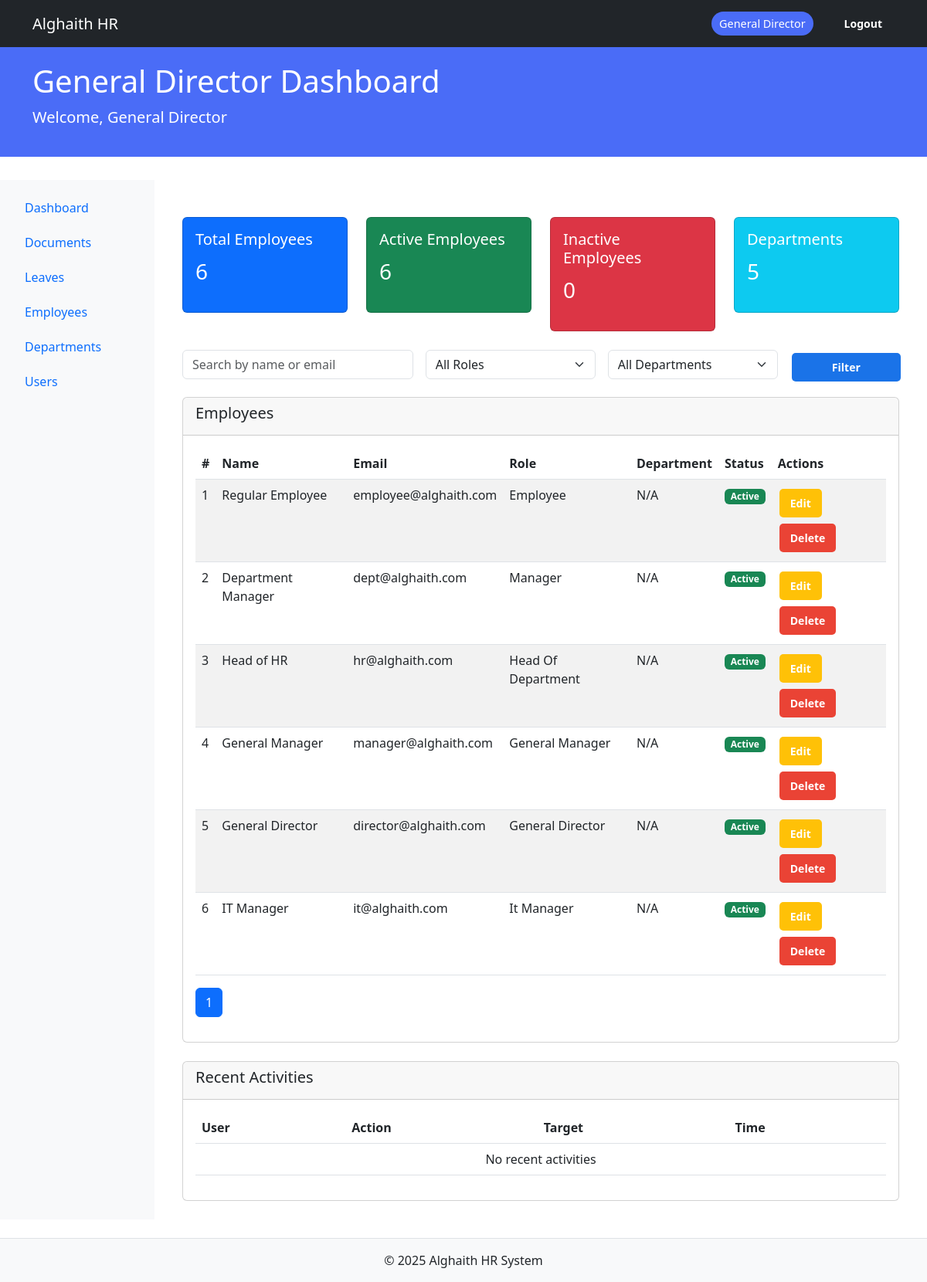
/dashboard/general_director (signed in), run on the app's committed database.
### core/models.py (models this page shows, shortened)
class User(db.Model, UserMixin):
    __tablename__ = 'users'
    id = db.Column(db.Integer, primary_key=True)
    email = db.Column(db.String(120), unique=True, nullable=False, index=True)
    password_hash = db.Column(db.String(200), nullable=False)
    name = db.Column(db.String(100), nullable=False)
    role = db.Column(db.String(50), nullable=False)   # General Director, IT Manager, etc.
    avatar = db.Column(db.String(255), nullable=True)  # <-- updated: now nullable and bigger
    access_code = db.Column(db.String(20), unique=True, nullable=False)
    employee_id = db.Column(db.Integer, db.ForeignKey('employees.id'))  # Link to Employee
    created_at = db.Column(db.DateTime, default=datetime.utcnow)
    last_login = db.Column(db.DateTime)
    login_count = db.Column(db.Integer, default=0)
    is_active = db.Column(db.Boolean, default=True, nullable=False)
    employee = db.relationship('Employee', back_populates='user', uselist=False)
    documents = db.relationship('UserDocument', back_populates='user', cascade="all, delete-orphan")
    folders_created = db.relationship('Folder', back_populates='creator', cascade="all, delete-orphan")
    activities = db.relationship('ActivityLog', back_populates='user', cascade="all, delete-orphan")
    approved_requests = db.relationship('LeaveRequest', back_populates='approver', foreign_keys='LeaveRequest.approver_id')
    @property
    def is_authenticated(self):
        return True

### modules/dashboard/routes.py (the view)
@dashboard_bp.route('/general_director')
@login_required
@role_required(['general_director'])
def director_dashboard():
    q = (request.args.get('q') or '').strip()
    role_filter = (request.args.get('role') or '').strip()
    dept_filter = (request.args.get('department') or '').strip()
    page = max(int(request.args.get('page', 1)), 1)
    per_page = 10
    query = User.query
    if q:
        query = query.filter(or_(User.name.ilike(f"%{q}%"), User.email.ilike(f"%{q}%")))
    if role_filter:
        query = query.filter(User.role == role_filter)
    if dept_filter:
        try:
            dept_id = int(dept_filter)
            query = query.filter(User.department_id == dept_id)
        except ValueError:
            pass
    total = query.count()
    employees = query.order_by(User.created_at.desc()).limit(per_page).offset((page-1)*per_page).all()
    departments = Department.query.order_by(Department.name).all()
    active_count = User.query.filter_by(is_active=True).count()
    inactive_count = total - active_count
    user_counts = {"active": active_count, "inactive": inactive_count}
    recent_activities = ActivityLog.query.order_by(ActivityLog.timestamp.desc()).limit(10).all()
    return render_template(
        'dashboard/general_director.html',
        user=current_user,
        user_list=employees,
        total=total,
        page=page,
        per_page=per_page,
        departments=departments,
        q=q,
        role_filter=role_filter,
        dept_filter=dept_filter,
        user_counts=user_counts,
        new_users_count=User.query.filter(User.created_at >= (datetime.utcnow()-timedelta(days=7))).count(),
        inactive_users_count=inactive_count,
        recent_activities=recent_activities
    )

### modules/auth/forms.py
class LogoutForm(FlaskForm):
    submit = SubmitField('Logout')

### app.py (called while the page is built)
def create_app():
    app = Flask(__name__)
    env = os.environ.get('FLASK_ENV', 'development')
    if env == 'production':
        app.config.from_object('config.ProductionConfig')
    else:
        app.config.from_object('config.DevelopmentConfig')
    db.init_app(app)
    migrate.init_app(app, db)
    login_manager.init_app(app)
    login_manager.login_view = 'auth.login'
    csrf = CSRFProtect()
    csrf.init_app(app)
    app.config['SECRET_KEY'] = app.config.get('SECRET_KEY') or 'mqM_nXhDHOYlb0T8E9bT4c7XCLiDImpINnVHFmCLR-Q'
    from modules.auth.forms import LogoutForm
    @app.context_processor
    def inject_logout_form():
        return dict(logout_form=LogoutForm())
    register_blueprints(app)
    with app.app_context():
        db.create_all()
        initialize_database()
    return app

@login_manager.user_loader
def load_user(user_id):
    from core.models import User
    return db.session.get(User, int(user_id))

### templates/dashboard/general_director.html (shortened to what this page needs)
{% extends "dashboard/base_dashboard.html" %}
{% block dashboard_title %}General Director Dashboard{% endblock %}
{% block dashboard_content %}
<div class="container-fluid mt-4">
    <div class="row mb-4">
        <div class="col-md-3">
            <div class="card text-white bg-primary">
                <div class="card-body">
                    <h5>Total Employees</h5>
                    <p class="fs-3">{{ total }}</p>
                </div>
            </div>
        </div>
        <div class="col-md-3">
            <div class="card text-white bg-success">
                <div class="card-body">
                    <h5>Active Employees</h5>
                    <p class="fs-3">{{ user_counts.active }}</p>
                </div>
            </div>
        </div>
        <div class="col-md-3">
            <div class="card text-white bg-danger">
                <div class="card-body">
                    <h5>Inactive Employees</h5>
                    <p class="fs-3">{{ inactive_users_count }}</p>
                </div>
            </div>
        </div>
        <div class="col-md-3">
            <div class="card text-white bg-info">
                <div class="card-body">
                    <h5>Departments</h5>
                    <p class="fs-3">{{ departments|length }}</p>
                </div>
            </div>
        </div>
    </div>
    <form method="GET" class="row g-3 mb-3">
        <div class="col-md-4">
            <input type="text" name="q" class="form-control" placeholder="Search by name or email" value="{{ q }}">
        </div>
        <div class="col-md-3">
            <select name="role" class="form-select">
                <option value="">All Roles</option>
            </select>
        </div>
        <div class="col-md-3">
            <select name="department" class="form-select">
                <option value="">All Departments</option>
            </select>
        </div>
        <div class="col-md-2">
            <button class="btn btn-primary w-100">Filter</button>
        </div>
    </form>
    <div class="card mb-4">
        <div class="card-header">
            <h5>Employees</h5>
        </div>
        <div class="card-body table-responsive">
            {% if user_list %}
            <table class="table table-striped table-hover">
                <thead>
                    <tr>
                        <th>#</th>
                        <th>Name</th>
                        <th>Email</th>
                        <th>Role</th>
                        <th>Department</th>
                        <th>Status</th>
                        <th>Actions</th>
                    </tr>
                </thead>
                <tbody>
                    {% for user in user_list %}
                    <tr>
                        <td>{{ loop.index + (page-1)*per_page }}</td>
                        <td>{{ user.name }}</td>
                        <td>{{ user.email }}</td>
                        <td>{{ user.role|replace('_',' ')|title }}</td>
                        <td>{{ user.department.name if user.department else 'N/A' }}</td>
                        <td>
                            {% if user.is_active %}
                                <span class="badge bg-success">Active</span>
                            {% else %}
                                <span class="badge bg-danger">Inactive</span>
                            {% endif %}
                        </td>
                        <td>
                            <a href="{{ url_for('dashboard.employee_edit', id=user.id) }}" class="btn btn-sm btn-warning">Edit</a>
                            <form action="{{ url_for('dashboard.employee_delete', id=user.id) }}" method="POST" style="display:inline;">
                                <button class="btn btn-sm btn-danger">Delete</button>
                            </form>
                        </td>
                    </tr>
                    {% endfor %}
                </tbody>
            </table>
            <nav>
                <ul class="pagination">
                    {% for p in range(1, (total // per_page) + 2) %}
                    <li class="page-item {% if p==page %}active{% endif %}">
                        <a class="page-link" href="?page={{ p }}&q={{ q }}&role={{ role_filter }}&department={{ dept_filter }}">{{ p }}</a>
                    </li>
                    {% endfor %}
                </ul>
            </nav>
            {% else %}
            <p class="text-muted">No employees found.</p>
            {% endif %}
        </div>
    </div>
    <div class="card">
        <div class="card-header">
            <h5>Recent Activities</h5>
        </div>
        <div class="card-body">
            {% include 'dashboard/partials/recent_activities.html' %}
        </div>
    </div>
</div>
{% endblock %}

### templates/dashboard/base_dashboard.html (shortened to what this page needs)
<!DOCTYPE html>
<html lang="en">
<head>
    <link href="https://cdn.jsdelivr.net/npm/bootstrap@5.3.0/dist/css/bootstrap.min.css" rel="stylesheet">
    <link rel="stylesheet" href="{{ url_for('static', filename='css/styles.css') }}">
</head>
<body>
    <nav class="navbar navbar-expand-lg navbar-dark bg-dark">
        <div class="container">
            <a class="navbar-brand" href="
                {% if current_user.role.lower() == 'general_director' %}
                    {{ url_for('dashboard.director_dashboard') }}
                {% elif current_user.role.lower() == 'it_manager' %}
                    {{ url_for('dashboard.it_manager_dashboard') }}
                {% else %}
                    {{ url_for('dashboard.role_dashboard') }}
                {% endif %}
            ">Alghaith HR</a>
            <div class="d-flex align-items-center">
                <span class="role-indicator me-3">{{ current_user.role|replace('_', ' ')|title }}</span>
                {% if current_user.is_authenticated %}
                <form method="post" action="{{ url_for('auth.logout') }}" class="ms-2 d-inline">
                    <button type="submit" class="btn btn-sm btn-outline-light">Logout</button>
                </form>
                {% endif %}
            </div>
        </div>
    </nav>
    <div class="role-header">
        <div class="container">
            <h1>{% block dashboard_title %}Dashboard{% endblock %}</h1>
            <p class="lead">Welcome, {{ current_user.name }}</p>
        </div>
    </div>
    <div class="container-fluid">
        <div class="row">
            {% if current_user.is_authenticated %}
            <div class="col-md-2 bg-light sidebar p-3">
                <ul class="nav flex-column">
                    <li class="nav-item">
                        <a class="nav-link" href="
                            {% if current_user.role.lower() == 'general_director' %}
                                {{ url_for('dashboard.director_dashboard') }}
                            {% elif current_user.role.lower() == 'it_manager' %}
                                {{ url_for('dashboard.it_manager_dashboard') }}
                            {% else %}
                                {{ url_for('dashboard.role_dashboard') }}
                            {% endif %}
                        ">Dashboard</a>
                    </li>
                    <li class="nav-item"><a class="nav-link" href="{{ url_for('docs.list_documents') }}">Documents</a></li>
                    <li class="nav-item"><a class="nav-link" href="{{ url_for('leave.my_requests') }}">Leaves</a></li>
                    <li class="nav-item"><a class="nav-link" href="{{ url_for('dashboard.employee_summary') }}">Employees</a></li>
                    <li class="nav-item"><a class="nav-link" href="{{ url_for('dashboard.department_summary') }}">Departments</a></li>
                    <li class="nav-item"><a class="nav-link" href="{{ url_for('dashboard.user_management') }}">Users</a></li>
                </ul>
            </div>
            <div class="col-md-10 main-content p-4">
                {% block dashboard_content %}{% endblock %}
            </div>
            {% else %}
            <div class="col-12 main-content p-4">
                <p>Please log in to access the system.</p>
            </div>
            {% endif %}
        </div>
    </div>
    <footer class="text-center mt-4 p-3 bg-light border-top">
        &copy; 2025 Alghaith HR System
    </footer>
</body>
</html>

### templates/dashboard/partials/recent_activities.html
<div class="recent-activities">
    <div class="table-responsive">
        <table class="table table-hover">
            <thead class="thead-light">
                <tr>
                    <th>User</th>
                    <th>Action</th>
                    <th>Target</th>
                    <th>Time</th>
                </tr>
            </thead>
            <tbody>
                {% for activity in activities %}
                <tr>
                    <td>{{ activity.user.name }}</td>
                    <td>{{ activity.action }}</td>
                    <td>{{ activity.target }}</td>
                    <td>{{ activity.timestamp.strftime('%Y-%m-%d %H:%M') }}</td>
                </tr>
                {% else %}
                <tr>
                    <td colspan="4" class="text-center">No recent activities</td>
                </tr>
                {% endfor %}
            </tbody>
        </table>
    </div>
</div>

### static/css/styles.css (style rules this page uses)
.btn, .btn-cancel, .btn-delete { display: inline-block; padding: 8px 14px; margin: 4px 2px; border: none; border-radius: 5px; cursor: pointer; font-weight: 600; text-align: center; font-size: 14px; transition: all 0.2s ease-in-out; text-decoration: none; color: white; }
.btn-primary { background-color: #1a73e8; }
.btn-danger, .btn-delete { background-color: #ea4335; }

### templates/dashboard/base_dashboard.html (style rules this page uses)
:root { --role-color: #4a6cf7; }
.role-header { background: var(--role-color); color: white; padding: 20px 0; margin-bottom: 30px; }
.role-indicator { background: var(--role-color); color: white; padding: 5px 10px; border-radius: 20px; font-size: 0.9rem; }
.sidebar .nav-link { margin-bottom: 5px; }

### data on the page
User: role "General Director", name "General Director", email "director@alghaith.com", department "N/A", is_active "Active"
User: name "Regular Employee", email "employee@alghaith.com", role "Employee", department "N/A", is_active "Active"
User: name "Department Manager", email "dept@alghaith.com", role "Manager", department "N/A", is_active "Active"
User: name "Head of HR", email "hr@alghaith.com", role "Head Of Department", department "N/A", is_active "Active"
User: name "General Manager", email "manager@alghaith.com", role "General Manager", department "N/A", is_active "Active"
User: name "IT Manager", email "it@alghaith.com", role "It Manager", department "N/A", is_active "Active"

### other printed values
{{ total }} "6"
{{ user_counts.active }} "6"
{{ inactive_users_count }} "0"
{{ departments|length }} "5"
{{ p }} "1"
